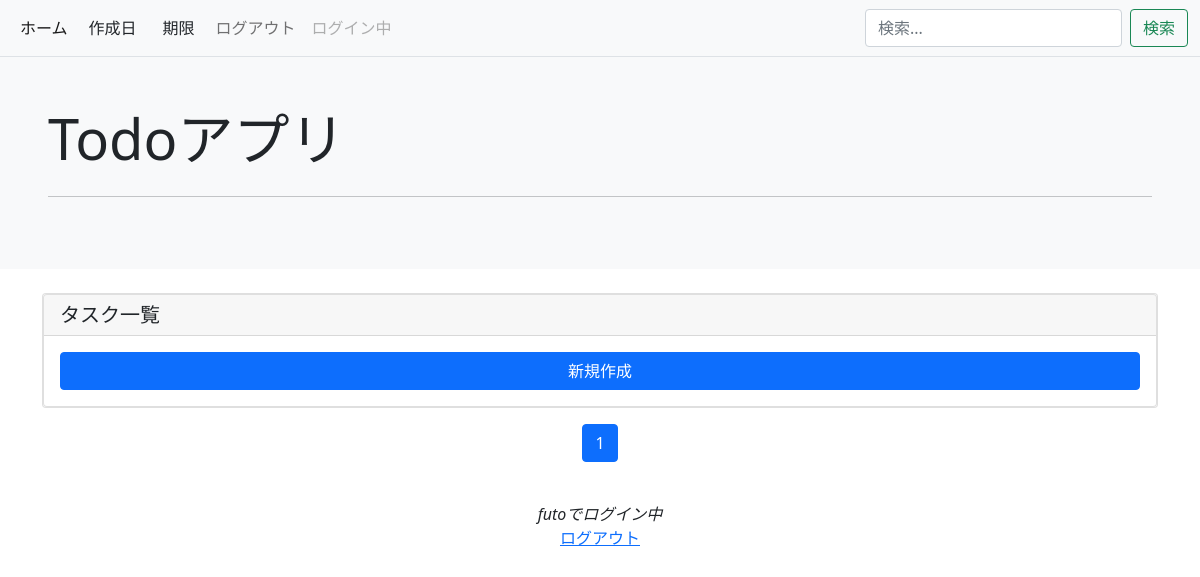
The page /list/ (signed in) on the database as committed earlier.
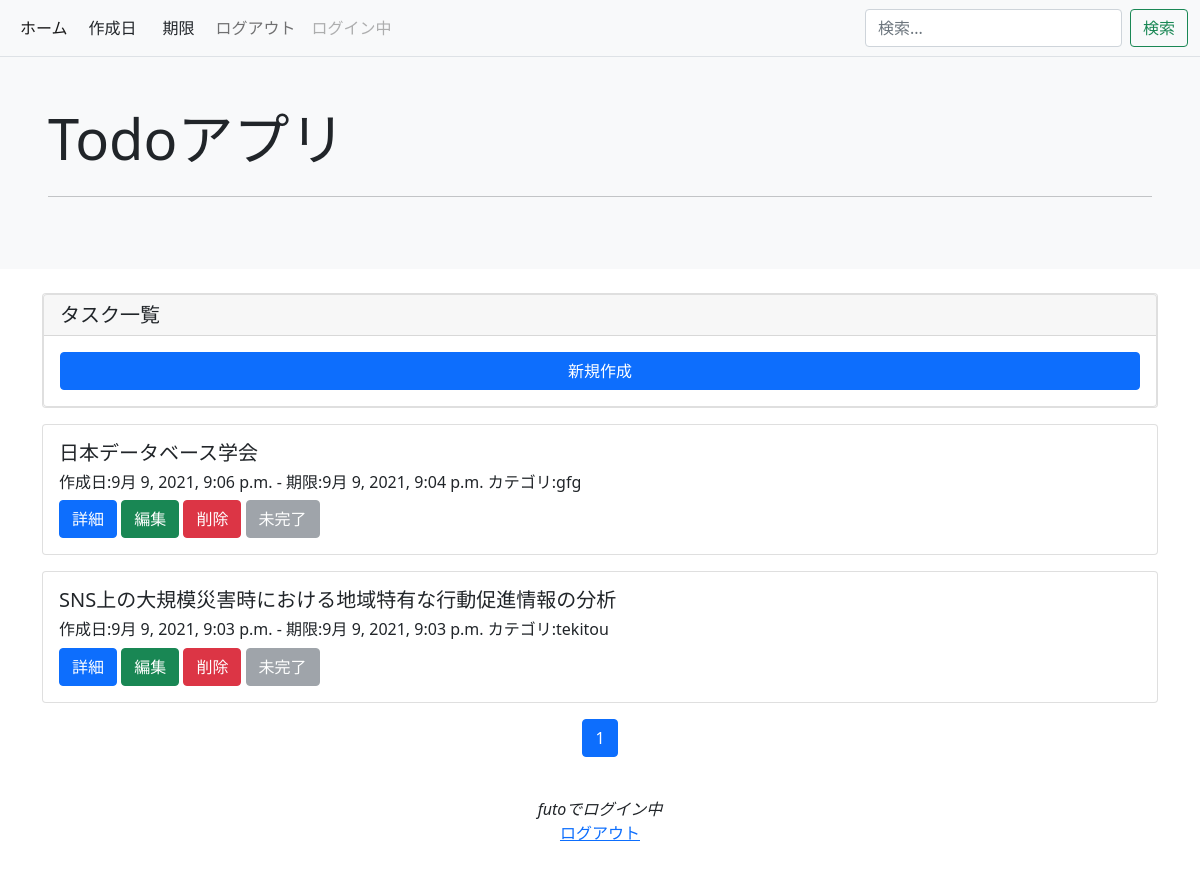
The same page on the database as committed later.
### blogpost/models.py (models this page shows, shortened)
class BlogModel(models.Model):
    STATUS_CHOICES = [(1, '未完了'),(2, '作業中'),(3, '完了')]
    title = models.CharField(max_length=100)
    content = models.TextField()
    postdate = models.DateTimeField(auto_now_add=True)
    deadline = models.DateTimeField(default=timezone.now)
    category = models.CharField(max_length = 50)
    status = models.IntegerField(choices=STATUS_CHOICES, default=1)
    author = models.ForeignKey(get_user_model(),on_delete=models.CASCADE)
    """
    category = models.CharField(
        max_length = 50,
        choices = CATEGORY
    )
    """

### blogpost/views.py (the view)
# urls.py: path('list/',BlogList.as_view())
class BlogList(LoginRequiredMixin, generic.ListView):
    template_name = 'list.html'
    paginate_by = 10
    model = BlogModel
    def get_queryset(self):
        q_word = self.request.GET.get('query')
        if q_word=="new":
            object_list = BlogModel.objects.order_by("postdate").filter(author=self.request.user)
        elif q_word=="new2":
            object_list = BlogModel.objects.order_by("deadline").filter(author=self.request.user)
        elif q_word:
            object_list = BlogModel.objects.filter(author=self.request.user|Q(title__icontains=q_word)|Q(category__icontains=q_word))
        else:
            object_list = BlogModel.objects.order_by("-postdate").filter(author=self.request.user)
        return object_list

### templates/list.html (shortened to what this page needs)
{% extends 'base.html' %}
{% block header %}
<nav class="navbar navbar-expand-lg navbar-light bg-light">
    <div class="container-fluid">
        <div class="collapse navbar-collapse" id="Navber">
            <ul class="navbar-nav me-auto mb-2 mb-lg-0">
                <li class="nav-item">
                    <a class="nav-link active" aria-current="page" href="{% url 'list' %}"　>ホーム</a>
                </li>
                <form class="d-flex" method="get">
                    <button type="submit" class="btn btn-default" name="query" value="new">作成日</button>
                </form>
                <form class="d-flex" method="get">
                    <button type="submit" class="btn btn-default" name="query" value="new2">期限</button>
                </form>
                <li class="nav-item">
                    <a class="nav-link" href=" {% url 'logout' %}">ログアウト</a>
                </li>
                <li class="nav-item">
                    <a class="nav-link disabled" href="#" tabindex="-1" aria-disabled="true">ログイン中</a>
                </li>
            </ul>
            <form class="d-flex" method="get">
                <input type="search" class="form-control me-sm-2" name="query" value="{{ request.GET.query }}" placeholder="検索..." aria-label="検索...">
                <button type="submit" class="btn btn-outline-success flex-shrink-0">検索</button>
            </form>
        </div>
    </div>
</nav>
<div class="bg-light p-3 p-sm-5 mb-4 border-top">
        <h1 class="display-4">Todoアプリ</h1>
        <hr class="my-4">
    </div>
{% endblock header %}
{% block content %}
<div class='container'>
    <div class="card w-120">
    <div class="card">
        <h5 class="card-header">タスク一覧</h5>
        <div class="card-body d-grid gap-2 col-6 w-100 ">
            <a href="{% url 'create' %}" class="btn btn-primary">新規作成</a>
        </div>
    </div>
    </div>
</div>
<div class='container'>
    {% for item in object_list %}
    <div class="card">
        <div class="card-body">
            <h5 class="card-title">{{ item.title }}</h5>
            <h6 class="card-title">作成日:{{item.postdate}} - 期限:{{item.deadline}} カテゴリ:{{item.category}}</h6>
            <a href="{% url 'detail' item.pk %}" class="btn btn-primary">詳細</a>
            <a href="{% url 'update' item.pk %}" class="btn btn-success">編集</a>
            <a href="{% url 'delete' item.pk %}" class="btn btn-danger">削除</a>
            <button type="button" class="btn btn-secondary" disabled>{{ item.get_status_display }}</button>
        </div>
    </div>
    {% endfor %}
</div>
<nav aria-label="Page navigation example">
    <ul class="pagination justify-content-center" >
        {% for num in page_obj.paginator.page_range %}
        {% if page_obj.number == num %}
        <li class="page-item active"><a class="page-link" href="#!">{{ num }}</a></li>
        {% else %}
        <li class="page-item"><a class="page-link" href="?page={{ num }}">{{ num }}</a></li>
        {% endif %}
        {% endfor %}
    </ul>
</nav>
<br>
<p align="center">
    {% if user.is_authenticated %}
    <em>{{ user.username }}でログイン中</em><br />
        <a href="{% url 'logout' %}">ログアウト</a>
    {% else %}
    <em>
    ログインは<a href="{% url 'login' %}">こちら</a>
    {% endif %}
</p>
{% endblock content %}

### templates/base.html (shortened to what this page needs)
<!doctype html>
<html lang="ja">
<head>
    <link href="https://cdn.jsdelivr.net/npm/bootstrap@5.1.0/dist/css/bootstrap.min.css" rel="stylesheet"
>
        {% block header %}
        {% endblock header %}
</head>
<body>
    {% block content %}
    {%endblock content %}
</body>
</html>

Rows that differ between the two databases and show on the page:
added BlogModel: title "日本データベース学会", postdate "9月 9, 2021, 9:06 p.m.", deadline "9月 9, 2021, 9:04 p.m.", category "gfg", status "未完了"
added BlogModel: title "SNS上の大規模災害時における地域特有な行動促進情報の分析", postdate "9月 9, 2021, 9:03 p.m.", deadline "9月 9, 2021, 9:03 p.m.", category "tekitou", status "未完了"
